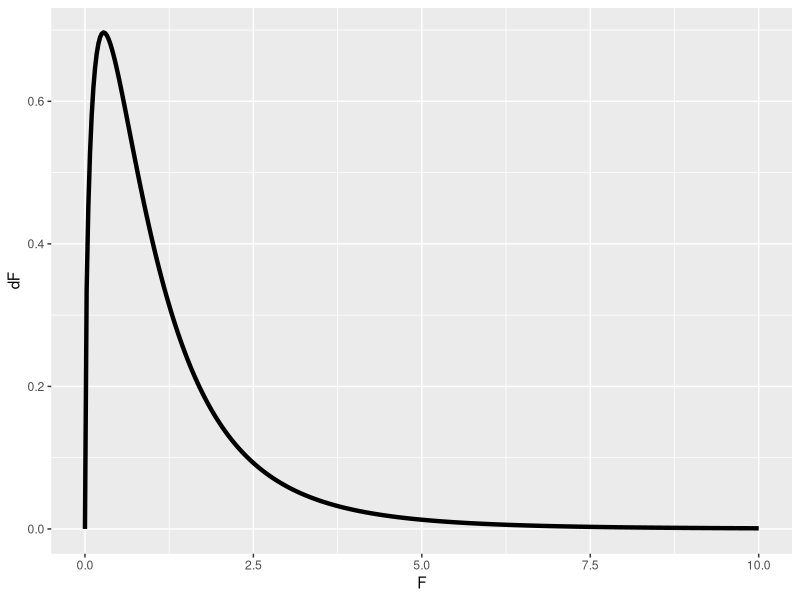
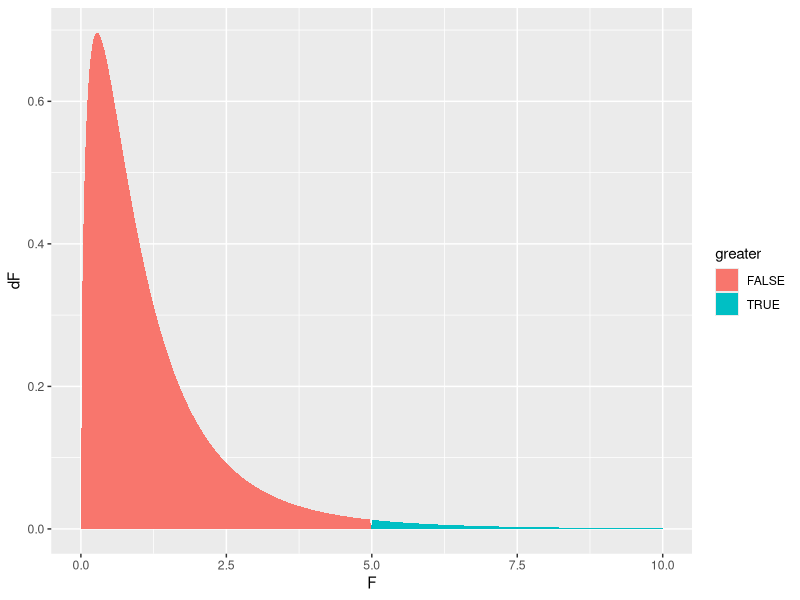

The R script that drew these images, in order:
## ---- chunk 1
n = 50
normalize = function(x)((x-mean(x))/sd(x))
z = rnorm(n)
z.m = (0.5*z+0.5*rnorm(n))
z.f = (0.5*z+0.5*rnorm(n))
z.d = (z.m/3 + z.f/3 + 1/3*rnorm(n))
heights = data.frame(mother = round(64+4*normalize(z.m),1),
                     father = round(70+4*normalize(z.f),1),
                     daughter = round(64+4*normalize(z.d),1))

str(heights)
## ---- chunk 2
lm.fit = lm(data=heights, daughter ~ mother + father)
summary(lm.fit)
## ---- chunk 3
coef(lm(data=heights, daughter~mother))
coef(lm(data=heights, daughter~mother+father))
## ---- chunk 4
cor.test(heights$father, heights$daughter)
## ---- chunk 5
summary(lm(data=heights, daughter ~ mother + father))
## ---- chunk 6
anova(lm(data=heights, daughter ~ mother + father))

anova(lm(data=heights, daughter ~ father + mother))
## ---- chunk 7
# The F statistic provided in the lm summary is the omnibus test for the whole regression.
summary(lm(data=heights, daughter~mother+father))
# test for isolated effect of mother treating all other variance as error
anova(lm(data=heights, daughter~mother))
# test for isolated effect of father treating all other variance as error
anova(lm(data=heights, daughter~father))
# this anova table shows the isolated effect of mother (compared to error unexplained by mother and father)
# as well as the additional (extra) effect of father over mother
anova(lm(data=heights, daughter~mother+father))
# this anova table shows the isolated effect of father (compared to error unexplained by mother and father)
# as well as the additional (extra) effect of mother over father
anova(lm(data=heights, daughter~father+mother))
## ---- chunk 8
library(ggplot2)
F.stat = seq(0,10,by=0.025)
df.F.dist = data.frame(F=F.stat, dF = df(F.stat, 3, 10))
ggplot(df.F.dist, aes(x=F, y=dF))+geom_line(size=1.5)
## ---- chunk 9
df.numerator = 3
df.denominator = 10
my.F = 5
p.val = 1-pf(my.F, df.numerator, df.denominator)
df.F.dist$greater = df.F.dist$F >= my.F
ggplot(df.F.dist, aes(x=F, y=dF, fill=greater))+geom_area()
## ---- chunk 10
# We can get a p value for an F statistic via pf (looking at upper tail)
1-pf(my.F, df.numerator, df.denominator)
